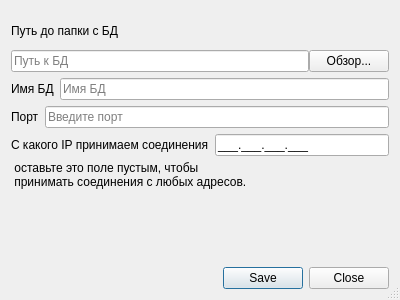
<?xml version="1.0" encoding="UTF-8"?>
<ui version="4.0">
 <class>Dialog</class>
 <widget class="QDialog" name="Dialog">
  <property name="geometry">
   <rect>
    <x>0</x>
    <y>0</y>
    <width>400</width>
    <height>300</height>
   </rect>
  </property>
  <property name="sizePolicy">
   <sizepolicy hsizetype="Fixed" vsizetype="Fixed">
    <horstretch>0</horstretch>
    <verstretch>0</verstretch>
   </sizepolicy>
  </property>
  <property name="windowTitle">
   <string>Настройки сервера</string>
  </property>
  <property name="windowIcon">
   <iconset theme="default">
    <normaloff>icons/settings.png</normaloff>icons/settings.png</iconset>
  </property>
  <property name="sizeGripEnabled">
   <bool>true</bool>
  </property>
  <layout class="QGridLayout" name="gridLayout">
   <item row="0" column="0">
    <layout class="QVBoxLayout" name="verticalLayout">
     <property name="spacing">
      <number>0</number>
     </property>
     <item>
      <widget class="QLabel" name="lblPath">
       <property name="text">
        <string>Путь до папки с БД</string>
       </property>
      </widget>
     </item>
     <item>
      <layout class="QHBoxLayout" name="horizontalLayout">
       <item>
        <widget class="QLineEdit" name="ledPath">
         <property name="placeholderText">
          <string>Путь к БД</string>
         </property>
        </widget>
       </item>
       <item>
        <widget class="QPushButton" name="btnPath">
         <property name="text">
          <string>Обзор...</string>
         </property>
        </widget>
       </item>
      </layout>
     </item>
    </layout>
   </item>
   <item row="1" column="0">
    <layout class="QHBoxLayout" name="horizontalLayout_2">
     <item>
      <widget class="QLabel" name="lblNameDB">
       <property name="text">
        <string>Имя БД</string>
       </property>
      </widget>
     </item>
     <item>
      <widget class="QLineEdit" name="ledNameDB">
       <property name="placeholderText">
        <string>Имя БД</string>
       </property>
      </widget>
     </item>
    </layout>
   </item>
   <item row="2" column="0">
    <layout class="QHBoxLayout" name="horizontalLayout_4">
     <item>
      <widget class="QLabel" name="lblPort">
       <property name="text">
        <string>Порт</string>
       </property>
      </widget>
     </item>
     <item>
      <widget class="QLineEdit" name="ledPort">
       <property name="placeholderText">
        <string>Введите порт</string>
       </property>
      </widget>
     </item>
    </layout>
   </item>
   <item row="3" column="0">
    <layout class="QVBoxLayout" name="verticalLayout_2">
     <property name="spacing">
      <number>0</number>
     </property>
     <item>
      <layout class="QHBoxLayout" name="horizontalLayout_3">
       <property name="spacing">
        <number>6</number>
       </property>
       <item>
        <widget class="QLabel" name="lblIp">
         <property name="text">
          <string>С какого IP принимаем соединения</string>
         </property>
        </widget>
       </item>
       <item>
        <widget class="QLineEdit" name="ledIp">
         <property name="inputMask">
          <string notr="true">000.000.000.000;_</string>
         </property>
        </widget>
       </item>
      </layout>
     </item>
     <item>
      <widget class="QLabel" name="lblInfo">
       <property name="text">
        <string> оставьте это поле пустым, чтобы
 принимать соединения с любых адресов.</string>
       </property>
      </widget>
     </item>
    </layout>
   </item>
   <item row="4" column="0">
    <widget class="QWidget" name="bottomSpacer" native="true"/>
   </item>
   <item row="5" column="0">
    <widget class="QDialogButtonBox" name="btnBox">
     <property name="orientation">
      <enum>Qt::Horizontal</enum>
     </property>
     <property name="standardButtons">
      <set>QDialogButtonBox::Close|QDialogButtonBox::Save</set>
     </property>
     <property name="centerButtons">
      <bool>false</bool>
     </property>
    </widget>
   </item>
  </layout>
 </widget>
 <tabstops>
  <tabstop>ledPath</tabstop>
  <tabstop>btnPath</tabstop>
  <tabstop>ledNameDB</tabstop>
  <tabstop>ledIp</tabstop>
 </tabstops>
 <resources/>
 <connections>
  <connection>
   <sender>btnBox</sender>
   <signal>accepted()</signal>
   <receiver>Dialog</receiver>
   <slot>accept()</slot>
   <hints>
    <hint type="sourcelabel">
     <x>248</x>
     <y>254</y>
    </hint>
    <hint type="destinationlabel">
     <x>157</x>
     <y>274</y>
    </hint>
   </hints>
  </connection>
  <connection>
   <sender>btnBox</sender>
   <signal>rejected()</signal>
   <receiver>Dialog</receiver>
   <slot>reject()</slot>
   <hints>
    <hint type="sourcelabel">
     <x>316</x>
     <y>260</y>
    </hint>
    <hint type="destinationlabel">
     <x>286</x>
     <y>274</y>
    </hint>
   </hints>
  </connection>
 </connections>
</ui>
